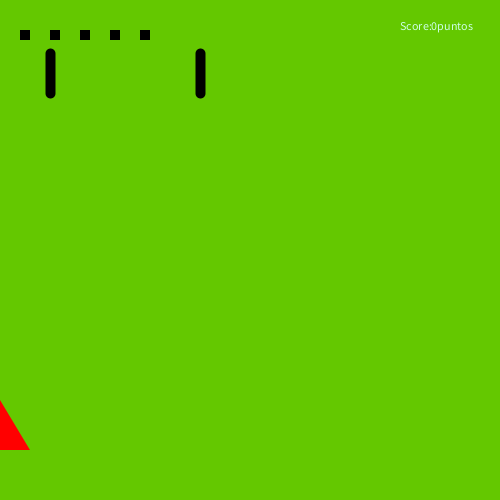
Frame 1 (no input)
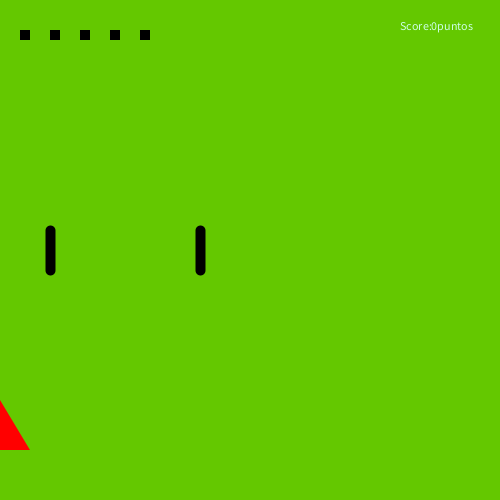
Frame 60 (the mouse pressed at the canvas centre just before this capture)
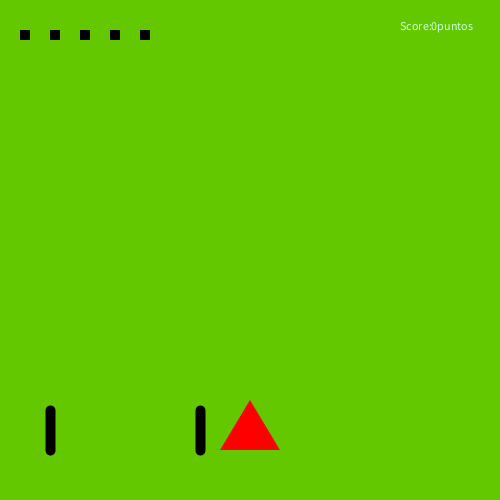
Frame 120 (the mouse held since frame 60 and released just before this capture)

The Processing sketch that drew these frames (run headless with seeded random() and noise(); from frame 60 on, the mouse is pressed at the canvas centre):

// Processing sketch: JuegoEsquiador2_0
// ── JuegoEsquiador2_0.pde

int value = 0;
int posYban=50;
int posXban=50;
int anchuraBan=150;
int vel=3;
int score=0;
int life= 5;
boolean gameover=false;
boolean youwin = false;

void setup() {
  size(500, 500);
  value = 0;
  posYban=50;
  posXban=50;
  anchuraBan=150;
  vel=3;
  score=0;
  life= 5;
}

void draw() {
  background(100, 200, 0);

  fill(255, 0, 0);
  noStroke();
  triangle(mouseX, 400, mouseX + 30, 450, mouseX - 30, 450);

  fill(204, 255, 229);
  textSize(12);
  text("Score:"+score+ "puntos", 400, 30);
  fill(0, 0, 0);
  plotVidasCuadradas(life);
  if (gameover==false && youwin ==false) {
    fill(value);
    posYban+=vel;
    if (posYban >= 500) {
      posYban = 0;
      posXban = (int)random(5, 500-anchuraBan-5);
    }
    println(mouseX+",,"+mouseY);
    stroke(0);
    strokeWeight(10);
    line(posXban, posYban, posXban, posYban+40);
    line(posXban+anchuraBan, posYban, posXban+anchuraBan, posYban+40);


    //text("Vidas:"+life+ "vidas", 20, 30);

    if  ( posXban < mouseX-30 && mouseX +30 < posXban+ anchuraBan && posYban+20 == 422) {
      score = score+5;
    } else if ( posYban+20 == 422) {
      score = score -3;
      life =life - 1;
    }

    if (score >= 50) {
      youwin = true;
    }
    if (life == 0) {
      gameover=true;
    }
  } else if (youwin==true) {
    textSize(30);
    fill(102, 255, 102);
    text("YOU WIN", 200, 250);
  } else if (gameover==true) {

    fill(255, 0, 0);
    textSize(30);
    text("GAME OVER", 200, 250);
  }
}


void mouseClicked() {
  if (gameover==true) {
    gameover=false;
    setup();
  } else if (youwin ==true) {
    youwin=false;
    setup();
  }
}


void plotVidasCuadradas(int numVidas) {

  for (int i=0; i<numVidas; i++) {
    int desp=i*30;
    quad(20+desp, 30, 30+desp, 30, 30+desp, 40, 20+desp, 40);
  }
}
